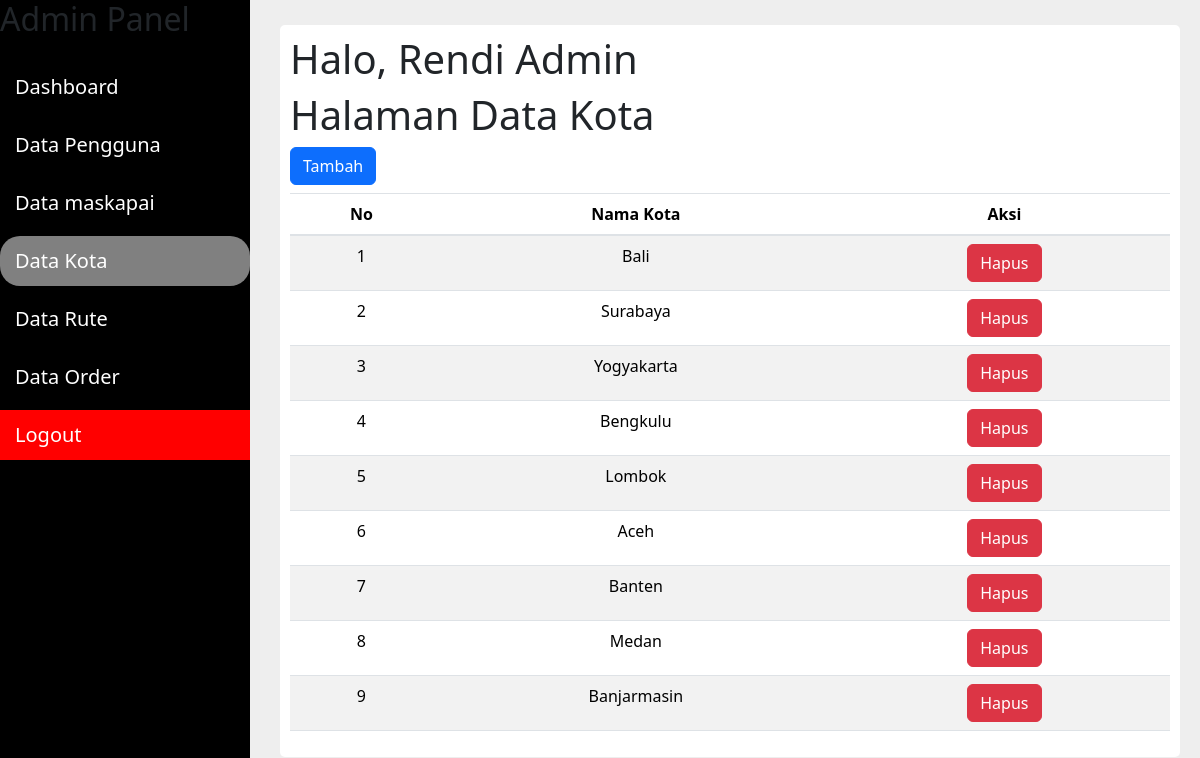
The page /e-ticketing-airplane/admin/kota/index.php (signed in) on the database its author committed.
### tables this page shows
CREATE TABLE `kota` (
  `id_kota` int NOT NULL,
  `nama_kota` varchar(255) NOT NULL
);

### e-ticketing-airplane/admin/kota/functions.php (called while the page is built, shortened)
<?php
require '../../koneksi.php';
function query($query){
    global $conn;
    $rows = [];
    $result = mysqli_query($conn, $query);
    while($row = mysqli_fetch_assoc($result)){
        $rows[] = $row;
    }
    return $rows;
}
?>

### e-ticketing-airplane/admin/kota/index.php (the view, shortened to what this page needs)
<?php
require 'functions.php';
$kota = query("SELECT * FROM kota");
?>
<?php require '../../layouts/sidebar_admin.php'; ?>
<div class="container-kota">
    <h1>Halo, <?= $_SESSION["nama_lengkap"]; ?></h1>
    <h1>Halaman Data Kota</h1>
    <button type="button" class="btn btn-primary mb-2" data-bs-toggle="modal" data-bs-target="#modalTambah">
    Tambah
    </button>
    <table class="table table-striped">
        <thead class="text-center">
            <tr>
                <th>No</th>
                <th>Nama Kota</th>
                <th>Aksi</th>
            </tr>
        </thead>
        <tbody class="text-center">
            <?php $no = 1; ?>
            <?php foreach($kota as $data) : ?>
            <tr>
                <td><?= $no; ?></td>
                <td><?= $data["nama_kota"]; ?></td>
                <td>
                    <button type="button" class="btn btn-danger" data-bs-toggle="modal" data-bs-target="#modalHapus<?= $data["id_kota"] ?>">
                        Hapus
                    </button>
                </td>
            </tr>
            <?php $no++; ?>
            <?php endforeach; ?>
        </tbody>
    </table>
</div>

### e-ticketing-airplane/admin/kota/index.php (style rules this page uses)
body { background: #eee; }
.container-kota { background: #fff; width: 75%; padding: 10px; border-radius: 5px; margin: 25px auto; margin-left: 280px; }

### rows shown on the page
kota: nama_kota "Bali"
kota: nama_kota "Surabaya"
kota: nama_kota "Yogyakarta"
kota: nama_kota "Bengkulu"
kota: nama_kota "Lombok"
kota: nama_kota "Aceh"
kota: nama_kota "Banten"
kota: nama_kota "Medan"
kota: nama_kota "Banjarmasin"

### other values the page prints
$_SESSION["nama_lengkap"] "Rendi Admin"
